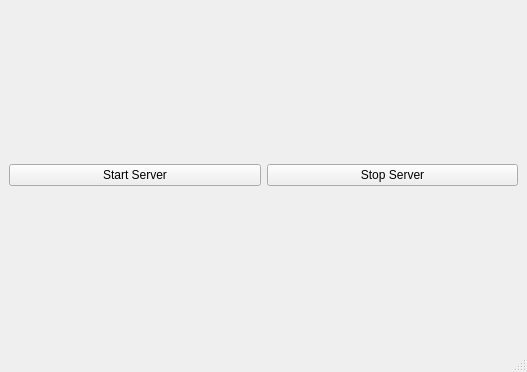
<?xml version="1.0" encoding="UTF-8"?>
<ui version="4.0">
 <class>MainView</class>
 <widget class="QMainWindow" name="MainView">
  <property name="geometry">
   <rect>
    <x>0</x>
    <y>0</y>
    <width>527</width>
    <height>372</height>
   </rect>
  </property>
  <property name="windowTitle">
   <string>MainView</string>
  </property>
  <widget class="QWidget" name="centralwidget">
   <layout class="QHBoxLayout" name="horizontalLayout">
    <item>
     <widget class="QPushButton" name="btnStartServer">
      <property name="text">
       <string>Start Server</string>
      </property>
     </widget>
    </item>
    <item>
     <widget class="QPushButton" name="btnStopServer">
      <property name="text">
       <string>Stop Server</string>
      </property>
     </widget>
    </item>
   </layout>
  </widget>
  <widget class="QMenuBar" name="menubar">
   <property name="geometry">
    <rect>
     <x>0</x>
     <y>0</y>
     <width>527</width>
     <height>21</height>
    </rect>
   </property>
  </widget>
  <widget class="QStatusBar" name="statusbar"/>
 </widget>
 <resources/>
 <connections/>
</ui>
